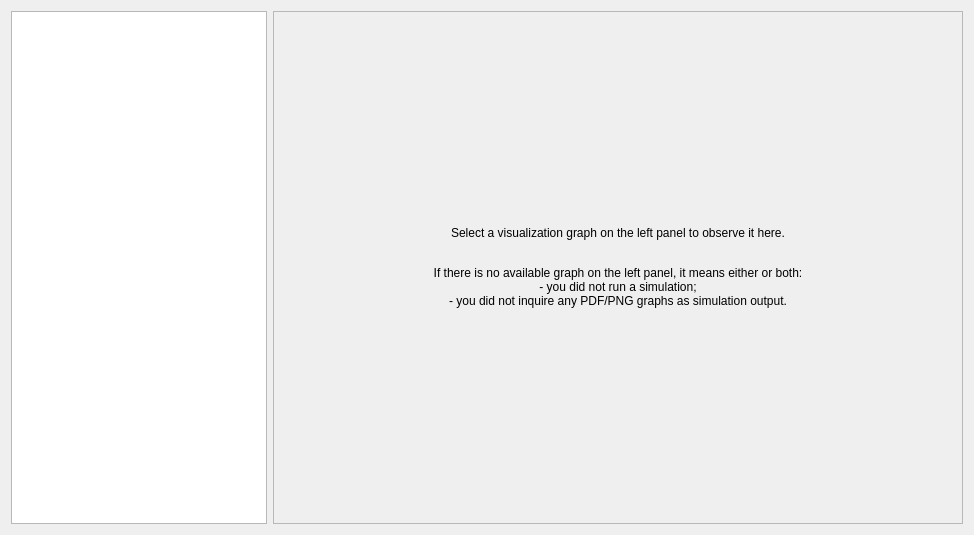
<?xml version="1.0" encoding="UTF-8"?>
<ui version="4.0">
 <class>Visualization</class>
 <widget class="QWidget" name="Visualization">
  <property name="geometry">
   <rect>
    <x>0</x>
    <y>0</y>
    <width>974</width>
    <height>535</height>
   </rect>
  </property>
  <property name="windowTitle">
   <string>Form</string>
  </property>
  <layout class="QHBoxLayout" name="horizontalLayout">
   <item>
    <widget class="QListView" name="listView">
     <property name="sizePolicy">
      <sizepolicy hsizetype="Maximum" vsizetype="Expanding">
       <horstretch>0</horstretch>
       <verstretch>0</verstretch>
      </sizepolicy>
     </property>
     <property name="editTriggers">
      <set>QAbstractItemView::NoEditTriggers</set>
     </property>
    </widget>
   </item>
   <item>
    <widget class="QFrame" name="frame">
     <property name="frameShape">
      <enum>QFrame::StyledPanel</enum>
     </property>
     <property name="frameShadow">
      <enum>QFrame::Raised</enum>
     </property>
     <layout class="QHBoxLayout" name="horizontalLayout_2">
      <item>
       <widget class="QLabel" name="label">
        <property name="text">
         <string>&lt;html&gt;&lt;head/&gt;&lt;body&gt;&lt;p&gt;Select a visualization graph on the left panel to observe it here.&lt;/p&gt;&lt;p&gt;&lt;br/&gt;If there is no available graph on the left panel, it means either or both:&lt;br/&gt;- you did not run a simulation;&lt;br/&gt;- you did not inquire any PDF/PNG graphs as simulation output.&lt;/p&gt;&lt;/body&gt;&lt;/html&gt;</string>
        </property>
        <property name="alignment">
         <set>Qt::AlignCenter</set>
        </property>
       </widget>
      </item>
     </layout>
    </widget>
   </item>
  </layout>
 </widget>
 <resources/>
 <connections>
  <connection>
   <sender>listView</sender>
   <signal>clicked(QModelIndex)</signal>
   <receiver>Visualization</receiver>
   <slot>printFrameFromSelection(QModelIndex)</slot>
   <hints>
    <hint type="sourcelabel">
     <x>136</x>
     <y>267</y>
    </hint>
    <hint type="destinationlabel">
     <x>486</x>
     <y>267</y>
    </hint>
   </hints>
  </connection>
 </connections>
 <slots>
  <slot>printFrameFromSelection(QModelIndex)</slot>
 </slots>
</ui>
